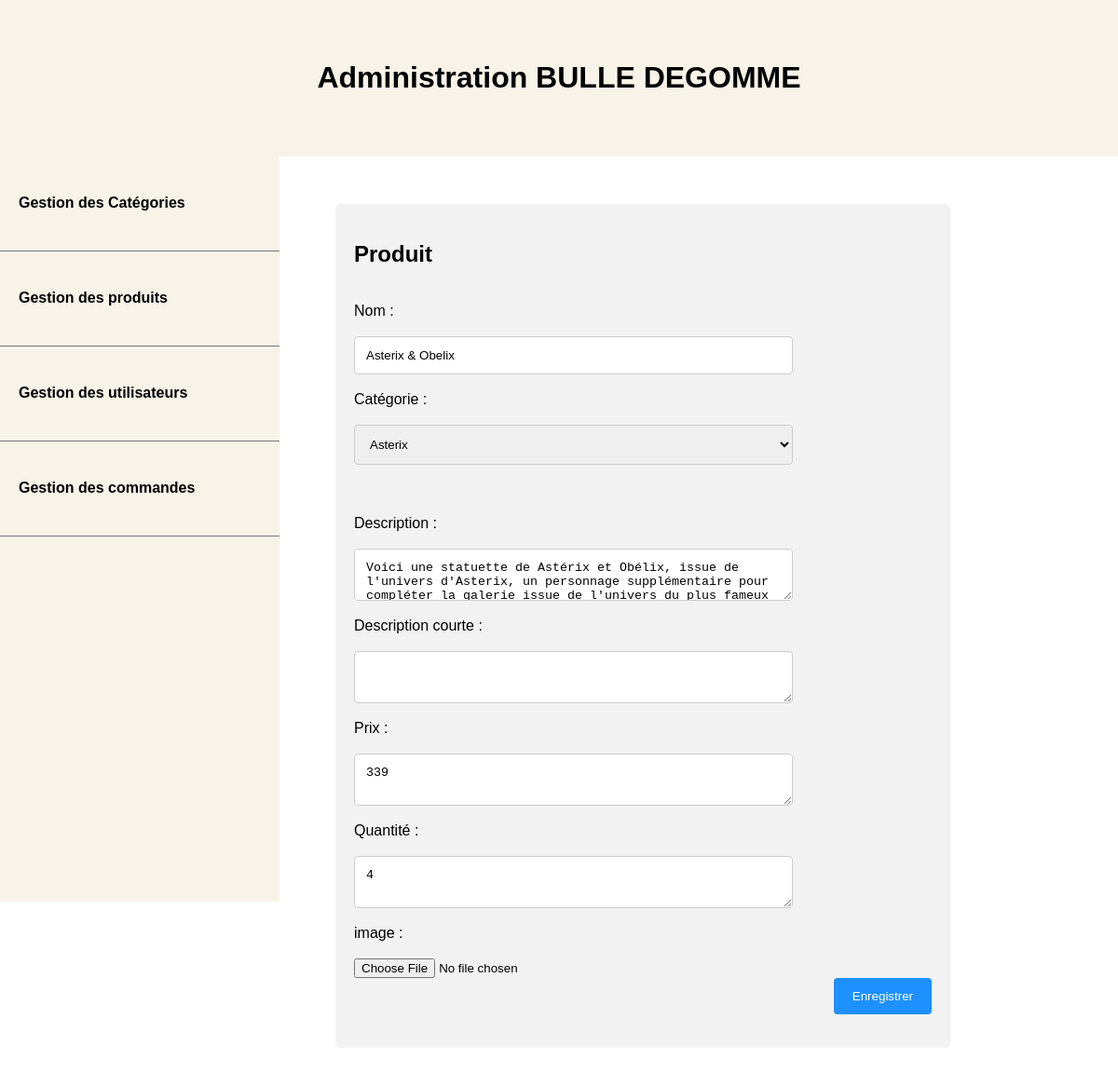
The page /admin/index.php?controller=products&action=edit&id=3 on the database as committed earlier.
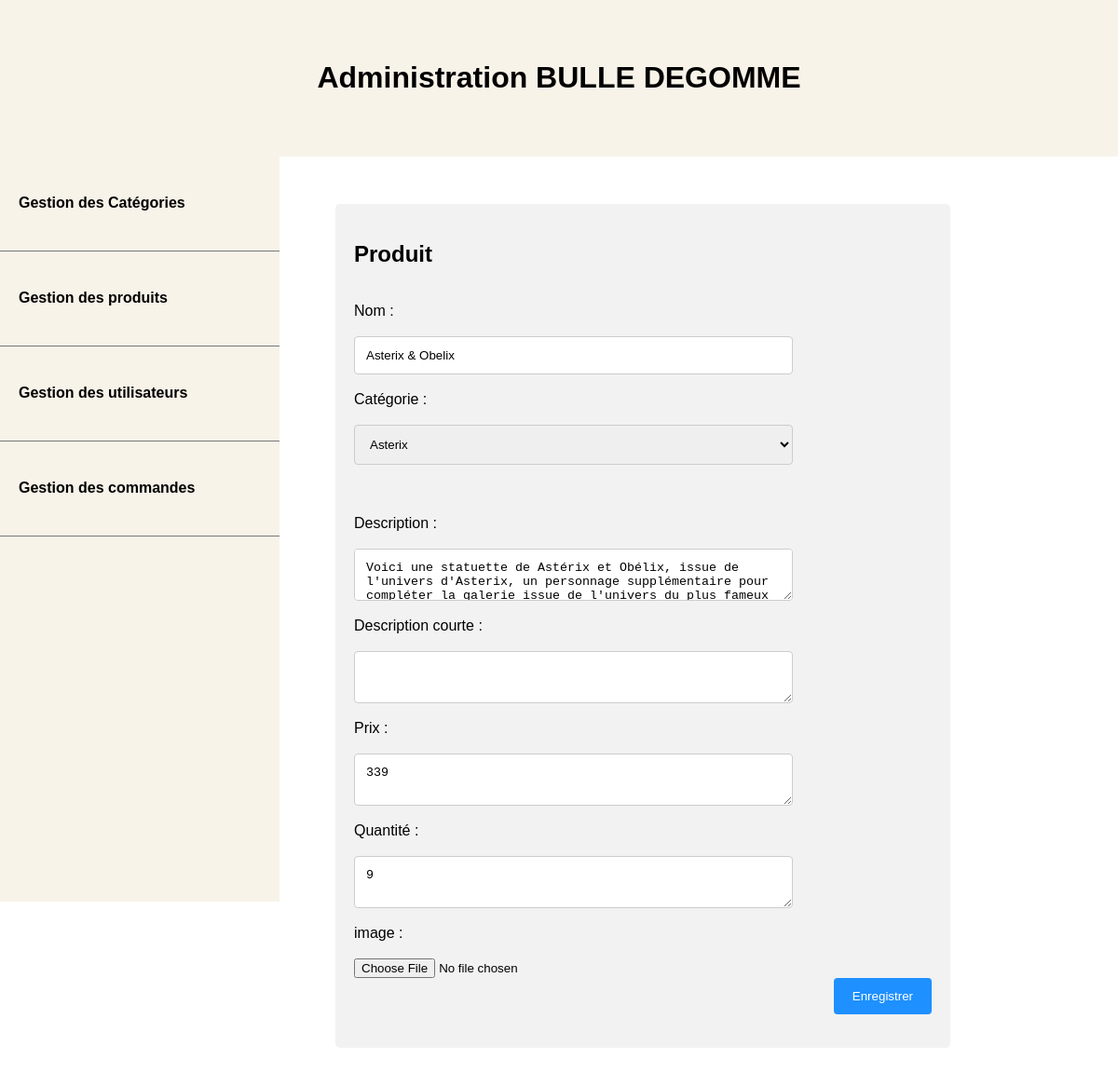
The same page on the database as committed later.
### tables this page shows
CREATE TABLE IF NOT EXISTS `products` (
  `id` int(11) NOT NULL AUTO_INCREMENT,
  `name` varchar(255) NOT NULL,
  `image` varchar(255) DEFAULT NULL,
  `description` varchar(255) NOT NULL,
  `short_description` varchar(255) NOT NULL,
  `price` float NOT NULL,
  `category_id` int(11) DEFAULT NULL,
  `quantity` int(11) NOT NULL DEFAULT '1',
  PRIMARY KEY (`id`),
  KEY `category_id` (`category_id`)
);

CREATE TABLE IF NOT EXISTS `categories` (
  `id` int(11) NOT NULL AUTO_INCREMENT,
  `name` varchar(255) NOT NULL,
  `description` text NOT NULL,
  PRIMARY KEY (`id`)
);

### admin/models/Product.php (called while the page is built, shortened)
<?php
function getProduct($id){
        $db = dbConnect();
        $query = $db->prepare('SELECT * FROM products WHERE id = ?');
        $query->execute([$id]);
        $result = $query->fetch();
        return $result;
}

### admin/models/Category.php (called while the page is built, shortened)
<?php
function getAllCategories()
{
    $db = dbConnect();
    $query = $db->prepare('SELECT * FROM categories');
    $query->execute();
    $categories =  $query->fetchAll();
    return $categories;
}

### admin/views/productForm.php (the view, shortened to what this page needs)
<?php require ('partials/header.php'); ?>
<?php require 'partials/head_assets.php'; ?>
<?php require ('partials/menu.php'); ?>
    <div class="container">
        <h2>Produit </h2>
        <form action="index.php?controller=products&action=<?= isset($product) || (isset($_SESSION['old_inputs']) && $_GET['action'] == 'edit') ? 'edit&id='. $_GET['id'] : 'add' ?>" method="post" enctype="multipart/form-data">
            <div class="row">
                <div class="col-25">
                    <label for="name">Nom :</label>
                </div>
                <div class="col-75">
                    <input  type="text" name="name" id="name" value="<?= isset($_SESSION[
                        'old_inputs']) ? $_SESSION['old_inputs']['name'] : '' ?><?= isset($product) ? htmlspecialchars($product['name']):''?>"
                </div>
            </div>
            <div class="row">
                <div class="col-25">
                    <label for="label_id">Catégorie :</label>
                </div>
                <div class="col-75">
                    <select name ="category_id" id ="category_id">
                        <?php
                        foreach ($categories as $category):?>
                            <option value ="<?= $category['id'];?>"<?php if(isset($product)&& $product['category_id']==
                            $category['id']):?>selected="selected"<?php endif;?>><?= htmlspecialchars($category['name']);?></option>
                        <?php endforeach;?>
                    </select>
                </div>
            </div>
            <div class="row">
                <div class="col-25">
                    <label for="biography">Description :</label>
                </div>
                <div class="col-75">
                    <textarea name="description" id="description"><?= isset($_SESSION[
                    'old_inputs']) ? $_SESSION['old_inputs']['description'] : '' ?><?= isset($product) ? htmlspecialchars($product['description']):''?>
                    </textarea>
                </div>
            </div>
            <div class="row">
                <div class="col-25">
                    <label for="short_description">Description courte :</label>
                </div>
                <div class="col-75">
                    <textarea name="short_description" id="short_description"><?= isset($_SESSION[
                            'old_inputs']) ? $_SESSION['old_inputs']['short_description'] : '' ?><?= isset($product) ?htmlspecialchars($product['short_description']):''?>
                    </textarea>
                </div>
            </div>
            <div class="row">
                <div class="col-25">
                    <label for="price">Prix :</label>
                </div>
                <div class="col-75">
                    <textarea name="price" id="price"><?= isset($_SESSION['old_inputs']) ? $_SESSION['old_inputs']['price'] :'' ?><?= isset($product) ? htmlspecialchars($product['price']):''?></textarea>
                </div>
            </div>
            <div class="row">
                <div class="col-25">
                    <label for="quantity">Quantité :</label>
                </div>
                <div class="col-75">
                    <textarea name="quantity" id="quantity"><?= isset($_SESSION['old_inputs']) ? $_SESSION['old_inputs']['quantity'] : '' ?><?= isset($product) ? htmlspecialchars($product['quantity']):''?></textarea>
                </div>
            </div>
            <div class="row">
                <div class="col-25">
                    <label for="image">image :</label>
                </div>
                <div class="col-75">
                    <input type="file" name="image" id="image" /><br>
                </div>
            </div>
            <div class="row">
                <input type="submit" value="Enregistrer">
            </div>
        </form>
    </div>
</body>
</html>

Rows that differ between the two databases and show on the page:
changed products "Asterix & Obelix": quantity "4" → "9"
